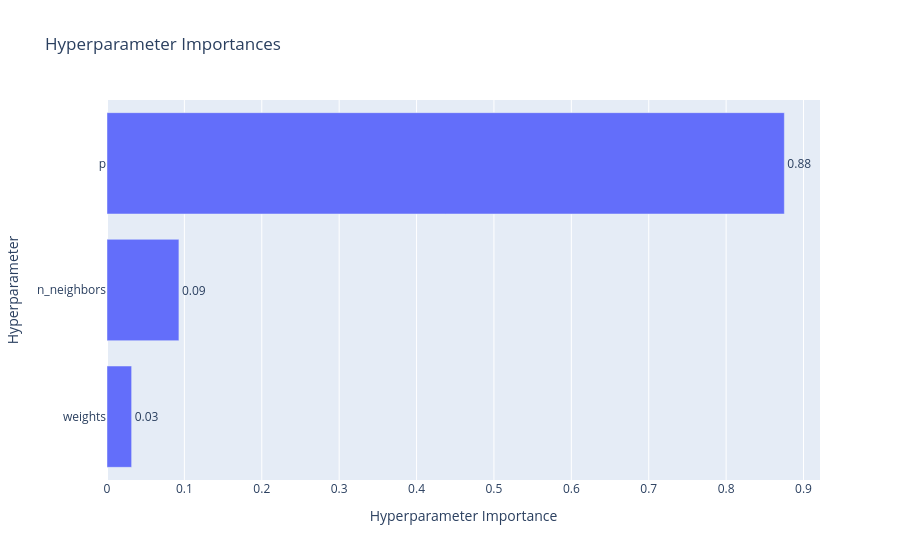
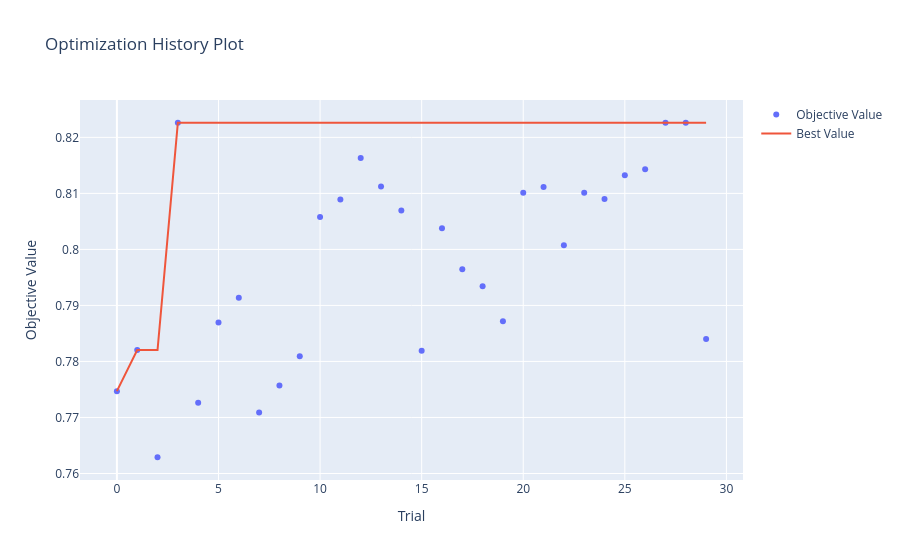

Notebook source saved alongside these figures, in order:
### Code cell
fig = optuna.visualization.plot_param_importances(study)
fig.show()

fig = optuna.visualization.plot_optimization_history(study)
fig.show()

### Figure 1 — Plotly figure (JSON) as saved in the notebook; plotly's stock layout.template omitted (floating-point values rounded to 4 significant figures)
{"data": [{"cliponaxis": false, "hovertemplate": ["weights (CategoricalDistribution): 0.03184232952658252<extra></extra>", "n_neighbors (IntDistribution): 0.09292497039887462<extra></extra>", "p (IntDistribution): 0.8752327000745429<extra></extra>"], "name": "Objective Value", "orientation": "h", "text": ["0.03", "0.09", "0.88"], "textposition": "outside", "type": "bar", "x": [0.03184, 0.09292, 0.8752], "y": ["weights", "n_neighbors", "p"]}], "layout": {"title": {"text": "Hyperparameter Importances"}, "xaxis": {"title": {"text": "Hyperparameter Importance"}}, "yaxis": {"title": {"text": "Hyperparameter"}}}}

### Figure 2 — Plotly figure (JSON) as saved in the notebook; plotly's stock layout.template omitted (floating-point values rounded to 4 significant figures)
{"data": [{"mode": "markers", "name": "Objective Value", "type": "scatter", "x": [0, 1, 2, 3, 4, 5, 6, 7, 8, 9, 10, 11, 12, 13, 14, 15, 16, 17, 18, 19, 20, 21, 22, 23, 24, 25, 26, 27, 28, 29], "y": [0.7747, 0.782, 0.7629, 0.8226, 0.7726, 0.787, 0.7914, 0.7709, 0.7757, 0.7809, 0.8058, 0.8089, 0.8163, 0.8112, 0.807, 0.7819, 0.8038, 0.7965, 0.7934, 0.7872, 0.8101, 0.8111, 0.8007, 0.8101, 0.809, 0.8133, 0.8143, 0.8226, 0.8226, 0.784]}, {"mode": "lines", "name": "Best Value", "type": "scatter", "x": [0, 1, 2, 3, 4, 5, 6, 7, 8, 9, 10, 11, 12, 13, 14, 15, 16, 17, 18, 19, 20, 21, 22, 23, 24, 25, 26, 27, 28, 29], "y": [0.7747, 0.782, 0.782, 0.8226, 0.8226, 0.8226, 0.8226, 0.8226, 0.8226, 0.8226, 0.8226, 0.8226, 0.8226, 0.8226, 0.8226, 0.8226, 0.8226, 0.8226, 0.8226, 0.8226, 0.8226, 0.8226, 0.8226, 0.8226, 0.8226, 0.8226, 0.8226, 0.8226, 0.8226, 0.8226]}, {"marker": {"color": "#cccccc"}, "mode": "markers", "name": "Infeasible Trial", "showlegend": false, "type": "scatter", "x": [], "y": []}], "layout": {"title": {"text": "Optimization History Plot"}, "xaxis": {"title": {"text": "Trial"}}, "yaxis": {"title": {"text": "Objective Value"}}}}
